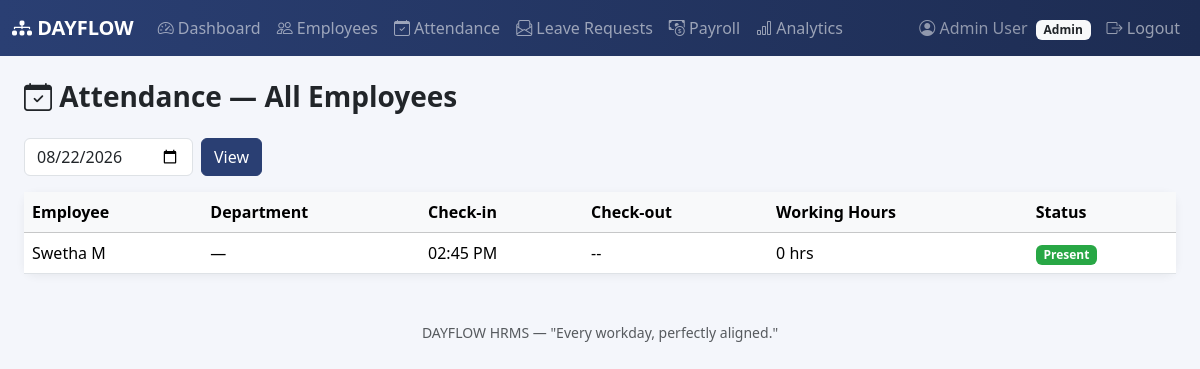
Page /admin/attendance (signed in) on the committed database.
### models/employee.py (models this page shows, shortened)
class Employee(db.Model):
    __tablename__ = 'employees'
    id = db.Column(db.Integer, primary_key=True)
    user_id = db.Column(db.Integer, db.ForeignKey('users.id'), nullable=False)
    employee_id = db.Column(db.String(20), unique=True, nullable=False)
    first_name = db.Column(db.String(50), nullable=False)
    last_name = db.Column(db.String(50), nullable=False)
    phone = db.Column(db.String(20))
    address = db.Column(db.String(255))
    date_of_birth = db.Column(db.Date)
    gender = db.Column(db.String(10))
    department = db.Column(db.String(50))
    designation = db.Column(db.String(50))
    joining_date = db.Column(db.Date)
    profile_picture = db.Column(db.String(255), default='default.png')
    documents = db.Column(db.String(255))
    created_at = db.Column(db.DateTime, default=datetime.utcnow)
    attendances = db.relationship('Attendance', backref='employee', cascade='all, delete-orphan')
    leaves = db.relationship('Leave', backref='employee', cascade='all, delete-orphan')
    payrolls = db.relationship('Payroll', backref='employee', cascade='all, delete-orphan')
    @property
    def full_name(self):
        return f'{self.first_name} {self.last_name}'

### models/user.py (models this page shows, shortened)
class User(db.Model, UserMixin):
    __tablename__ = 'users'
    id = db.Column(db.Integer, primary_key=True)
    employee_id = db.Column(db.String(20), unique=True, nullable=False)
    email = db.Column(db.String(120), unique=True, nullable=False)
    password_hash = db.Column(db.String(255), nullable=False)
    role = db.Column(db.String(20), nullable=False, default=ROLE_EMPLOYEE)
    email_verified = db.Column(db.Boolean, default=False)
    created_at = db.Column(db.DateTime, default=datetime.utcnow)
    employee = db.relationship(
        'Employee', backref='user', uselist=False, cascade='all, delete-orphan'
    )
    notifications = db.relationship(
        'Notification', backref='user', cascade='all, delete-orphan',
        order_by='Notification.created_at.desc()'
    )
    def is_admin(self):
        return self.role == ROLE_ADMIN

### models/attendance.py (models this page shows, shortened)
class Attendance(db.Model):
    __tablename__ = 'attendance'
    id = db.Column(db.Integer, primary_key=True)
    employee_id = db.Column(db.Integer, db.ForeignKey('employees.id'), nullable=False)
    date = db.Column(db.Date, nullable=False)
    check_in = db.Column(db.Time)
    check_out = db.Column(db.Time)
    working_hours = db.Column(db.Float, default=0.0)
    status = db.Column(db.String(20), default=STATUS_PRESENT)
    __table_args__ = (
        db.UniqueConstraint('employee_id', 'date', name='uq_attendance_employee_date'),
    )

### routes/admin.py (the view)
@admin_bp.route('/attendance')
def attendance_all():
    selected_date_str = request.args.get('date')
    if selected_date_str:
        try:
            selected_date = datetime.strptime(selected_date_str, '%Y-%m-%d').date()
        except ValueError:
            selected_date = date.today()
    else:
        selected_date = date.today()
    records = (
        db.session.query(Attendance, Employee)
        .join(Employee, Attendance.employee_id == Employee.id)
        .filter(Attendance.date == selected_date)
        .all()
    )
    return render_template(
        'attendance.html', admin_view=True, records=records, selected_date=selected_date
    )

### routes/admin.py (called while the page is built)
@admin_bp.before_request
def restrict_to_admin():
    if not current_user.is_authenticated:
        return redirect(url_for('auth.login'))
    if not current_user.is_admin():
        flash('You do not have permission to access the admin area.', 'danger')
        return redirect(url_for('employee.dashboard'))

### templates/attendance.html (shortened to what this page needs)
{% extends 'base.html' %}
{% block content %}
{% if admin_view %}
<h3 class="fw-bold mb-4"><i class="bi bi-calendar-check"></i> Attendance — All Employees</h3>
<form method="GET" class="row g-2 mb-3">
    <div class="col-auto">
        <input type="date" name="date" class="form-control" value="{{ selected_date }}">
    </div>
    <div class="col-auto">
        <button class="btn btn-df-primary">View</button>
    </div>
</form>
<div class="card df-card">
    <div class="table-responsive">
        <table class="table table-hover align-middle mb-0">
            <thead class="table-light">
                <tr><th>Employee</th><th>Department</th><th>Check-in</th><th>Check-out</th><th>Working Hours</th><th>Status</th></tr>
            </thead>
            <tbody>
                {% for att, emp in records %}
                <tr>
                    <td>{{ emp.full_name }}</td>
                    <td>{{ emp.department or '—' }}</td>
                    <td>{{ att.check_in.strftime('%I:%M %p') if att.check_in else '--' }}</td>
                    <td>{{ att.check_out.strftime('%I:%M %p') if att.check_out else '--' }}</td>
                    <td>{{ att.working_hours or 0 }} hrs</td>
                    <td><span class="badge df-badge-{{ att.status|lower|replace(' ', '-') }}">{{ att.status }}</span></td>
                </tr>
                {% else %}
                <tr><td colspan="6" class="text-center text-muted py-4">No attendance records for this date.</td></tr>
                {% endfor %}
            </tbody>
        </table>
    </div>
</div>
{% endif %}
{% endblock %}

### templates/base.html (shortened to what this page needs)
<!DOCTYPE html>
<html lang="en">
<head>
    <link href="https://cdn.jsdelivr.net/npm/bootstrap@5.3.3/dist/css/bootstrap.min.css" rel="stylesheet">
    <link href="https://cdn.jsdelivr.net/npm/bootstrap-icons@1.11.3/font/bootstrap-icons.css" rel="stylesheet">
    <link href="{{ url_for('static', filename='css/style.css') }}" rel="stylesheet">
</head>
<body>
{% if current_user.is_authenticated %}
<nav class="navbar navbar-expand-lg navbar-dark df-navbar sticky-top">
    <div class="container-fluid">
        <a class="navbar-brand fw-bold" href="{{ url_for('auth.dashboard_redirect') }}">
            <i class="bi bi-diagram-3-fill"></i> DAYFLOW
        </a>
        <div class="collapse navbar-collapse" id="navMain">
            <ul class="navbar-nav me-auto mb-2 mb-lg-0">
                {% if current_user.is_admin() %}
                    <li class="nav-item"><a class="nav-link" href="{{ url_for('admin.dashboard') }}"><i class="bi bi-speedometer2"></i> Dashboard</a></li>
                    <li class="nav-item"><a class="nav-link" href="{{ url_for('admin.employee_list') }}"><i class="bi bi-people"></i> Employees</a></li>
                    <li class="nav-item"><a class="nav-link" href="{{ url_for('admin.attendance_all') }}"><i class="bi bi-calendar-check"></i> Attendance</a></li>
                    <li class="nav-item"><a class="nav-link" href="{{ url_for('admin.leave_requests') }}"><i class="bi bi-envelope-paper"></i> Leave Requests</a></li>
                    <li class="nav-item"><a class="nav-link" href="{{ url_for('admin.payroll_all') }}"><i class="bi bi-cash-coin"></i> Payroll</a></li>
                    <li class="nav-item"><a class="nav-link" href="{{ url_for('admin.analytics') }}"><i class="bi bi-bar-chart"></i> Analytics</a></li>
                {% endif %}
            </ul>
            <ul class="navbar-nav">
                <li class="nav-item">
                    <span class="nav-link text-white-50">
                        <i class="bi bi-person-circle"></i>
                        {{ current_user.employee.full_name if current_user.employee else current_user.email }}
                        <span class="badge bg-light text-dark ms-1">{{ current_user.role|capitalize }}</span>
                    </span>
                </li>
                <li class="nav-item">
                    <a class="nav-link" href="{{ url_for('auth.logout') }}"><i class="bi bi-box-arrow-right"></i> Logout</a>
                </li>
            </ul>
        </div>
    </div>
</nav>
{% endif %}
<div class="container-fluid py-4 px-3 px-md-4">
    {% block content %}{% endblock %}
</div>
<footer class="text-center text-muted py-4 small">
    DAYFLOW HRMS &mdash; "Every workday, perfectly aligned."
</footer>
</body>
</html>

### static/css/style.css (style rules this page uses)
:root { --df-primary: #2A3F73; --df-primary-dark: #1D2C52; --df-accent: #F2A93B; --df-bg: #F4F6FB; }
body { background-color: var(--df-bg); font-family: 'Segoe UI', Roboto, Helvetica, Arial, sans-serif; }
.df-navbar { background: linear-gradient(90deg, var(--df-primary) 0%, var(--df-primary-dark) 100%); }
.btn-df-primary { background-color: var(--df-primary); border-color: var(--df-primary); color: #fff; }
.df-card { border: none; border-radius: 0.75rem; box-shadow: 0 2px 10px rgba(0, 0, 0, 0.06); }
.badge.df-badge-present, .badge.df-badge-approved { background-color: #28a745; }

### rows in the picture
Employee: employee "Admin User"
User: role "Admin"
Attendance: full_name "Swetha M", department "—", check_in "02:45 PM", check_out "--", working_hours "0", status "Present"
